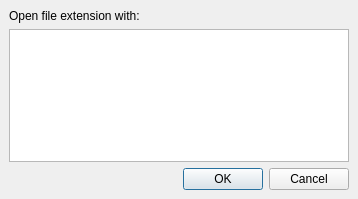
<ui version="4.0" >
 <class>OpenWithDialog</class>
 <widget class="QWidget" name="OpenWithDialog" >
  <property name="geometry" >
   <rect>
    <x>0</x>
    <y>0</y>
    <width>358</width>
    <height>199</height>
   </rect>
  </property>
  <property name="windowTitle" >
   <string>Open File With...</string>
  </property>
  <layout class="QVBoxLayout" >
   <property name="margin" >
    <number>9</number>
   </property>
   <property name="spacing" >
    <number>6</number>
   </property>
   <item>
    <widget class="QLabel" name="label" >
     <property name="text" >
      <string>Open file extension with:</string>
     </property>
    </widget>
   </item>
   <item>
    <widget class="QListWidget" name="editorListWidget" />
   </item>
   <item>
    <widget class="QDialogButtonBox" name="buttonBox" >
     <property name="orientation" >
      <enum>Qt::Horizontal</enum>
     </property>
     <property name="standardButtons" >
      <set>QDialogButtonBox::Cancel|QDialogButtonBox::NoButton|QDialogButtonBox::Ok</set>
     </property>
    </widget>
   </item>
  </layout>
 </widget>
 <resources/>
 <connections/>
</ui>
